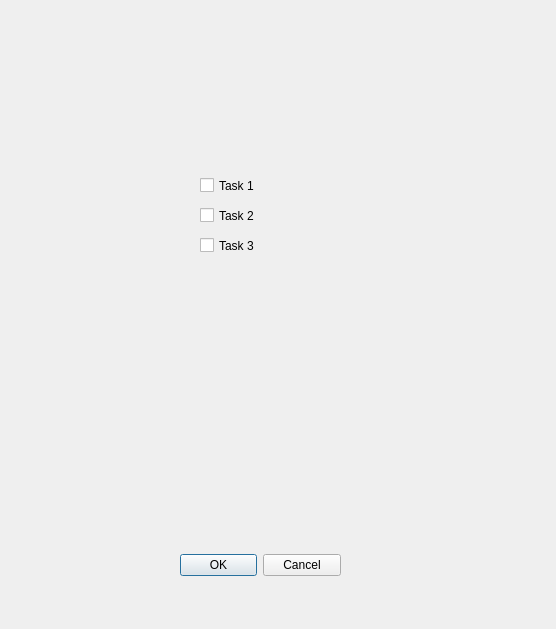
<?xml version="1.0" encoding="UTF-8"?>
<ui version="4.0">
 <class>Dialog</class>
 <widget class="QDialog" name="Dialog">
  <property name="geometry">
   <rect>
    <x>0</x>
    <y>0</y>
    <width>556</width>
    <height>629</height>
   </rect>
  </property>
  <property name="windowTitle">
   <string>Dialog</string>
  </property>
  <widget class="QDialogButtonBox" name="buttonBox">
   <property name="geometry">
    <rect>
     <x>180</x>
     <y>550</y>
     <width>161</width>
     <height>31</height>
    </rect>
   </property>
   <property name="styleSheet">
    <string notr="true">font: 75 12pt &quot;Calibri&quot;;</string>
   </property>
   <property name="orientation">
    <enum>Qt::Horizontal</enum>
   </property>
   <property name="standardButtons">
    <set>QDialogButtonBox::Cancel|QDialogButtonBox::Ok</set>
   </property>
  </widget>
  <widget class="QCheckBox" name="checkBox">
   <property name="geometry">
    <rect>
     <x>200</x>
     <y>170</y>
     <width>121</width>
     <height>31</height>
    </rect>
   </property>
   <property name="styleSheet">
    <string notr="true">font: 12pt &quot;Calibri&quot;;</string>
   </property>
   <property name="text">
    <string>Task 1</string>
   </property>
  </widget>
  <widget class="QCheckBox" name="checkBox_2">
   <property name="geometry">
    <rect>
     <x>200</x>
     <y>200</y>
     <width>121</width>
     <height>31</height>
    </rect>
   </property>
   <property name="styleSheet">
    <string notr="true">font: 12pt &quot;Calibri&quot;;</string>
   </property>
   <property name="text">
    <string>Task 2</string>
   </property>
  </widget>
  <widget class="QCheckBox" name="checkBox_3">
   <property name="geometry">
    <rect>
     <x>200</x>
     <y>230</y>
     <width>121</width>
     <height>31</height>
    </rect>
   </property>
   <property name="styleSheet">
    <string notr="true">font: 12pt &quot;Calibri&quot;;</string>
   </property>
   <property name="text">
    <string>Task 3</string>
   </property>
  </widget>
 </widget>
 <resources/>
 <connections>
  <connection>
   <sender>buttonBox</sender>
   <signal>accepted()</signal>
   <receiver>Dialog</receiver>
   <slot>accept()</slot>
   <hints>
    <hint type="sourcelabel">
     <x>248</x>
     <y>254</y>
    </hint>
    <hint type="destinationlabel">
     <x>157</x>
     <y>274</y>
    </hint>
   </hints>
  </connection>
  <connection>
   <sender>buttonBox</sender>
   <signal>rejected()</signal>
   <receiver>Dialog</receiver>
   <slot>reject()</slot>
   <hints>
    <hint type="sourcelabel">
     <x>316</x>
     <y>260</y>
    </hint>
    <hint type="destinationlabel">
     <x>286</x>
     <y>274</y>
    </hint>
   </hints>
  </connection>
 </connections>
</ui>
